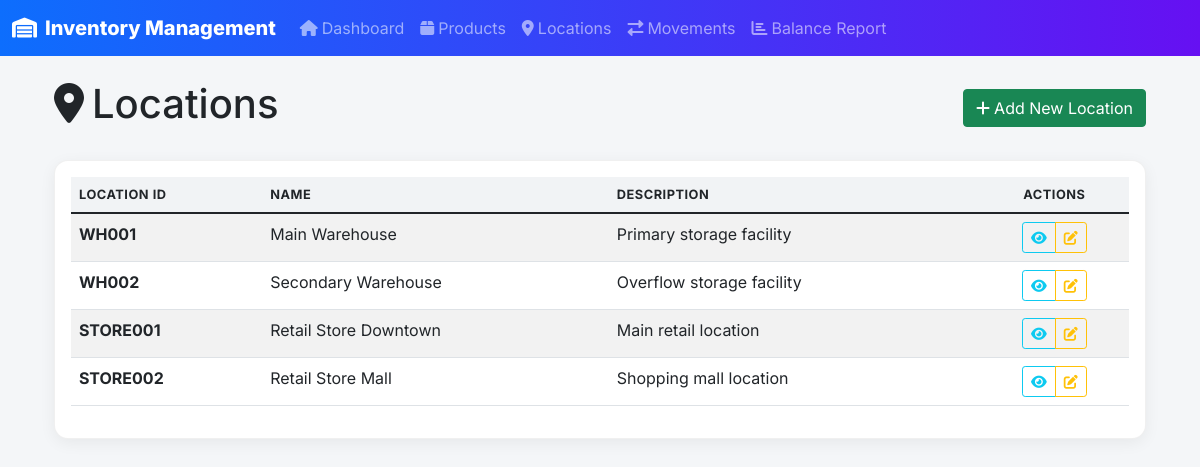
/locations, run on the app's committed database.
### app.py (models this page shows, shortened)
class Location(db.Model):
    location_id = db.Column(db.String(50), primary_key=True)
    name = db.Column(db.String(100), nullable=False)
    description = db.Column(db.Text)

### app.py (the view)
@app.route('/locations')
def locations():
    locations = Location.query.all()
    return render_template('locations.html', locations=locations)

### templates/locations.html (shortened to what this page needs)
{% extends "base.html" %}
{% block content %}
<div class="container">
    <div class="row">
        <div class="col-12">
            <div class="d-flex justify-content-between align-items-center mb-4">
                <h1>
                    <i class="fas fa-map-marker-alt me-2"></i>Locations
                </h1>
                <a href="{{ url_for('add_location') }}" class="btn btn-success">
                    <i class="fas fa-plus me-1"></i>Add New Location
                </a>
            </div>
        </div>
    </div>
    <div class="row">
        <div class="col-12">
            <div class="card">
                <div class="card-body">
                    {% if locations %}
                        <div class="table-responsive">
                            <table class="table table-striped table-hover">
                                <thead>
                                    <tr>
                                        <th>Location ID</th>
                                        <th>Name</th>
                                        <th>Description</th>
                                        <th class="text-center">Actions</th>
                                    </tr>
                                </thead>
                                <tbody>
                                    {% for location in locations %}
                                    <tr>
                                        <td><strong>{{ location.location_id }}</strong></td>
                                        <td>{{ location.name }}</td>
                                        <td>{{ location.description or '-' }}</td>
                                        <td class="text-center">
                                            <div class="btn-group" role="group">
                                                <a href="{{ url_for('view_location', location_id=location.location_id) }}"
                                                   class="btn btn-sm btn-outline-info">
                                                    <i class="fas fa-eye"></i>
                                                </a>
                                                <a href="{{ url_for('edit_location', location_id=location.location_id) }}"
                                                   class="btn btn-sm btn-outline-warning">
                                                    <i class="fas fa-edit"></i>
                                                </a>
                                            </div>
                                        </td>
                                    </tr>
                                    {% endfor %}
                                </tbody>
                            </table>
                        </div>
                    {% endif %}
                </div>
            </div>
        </div>
    </div>
</div>
{% endblock %}

### templates/base.html (style rules this page uses)
body { font-family: 'Inter', system-ui, -apple-system, Segoe UI, Roboto, Arial, sans-serif; background: #f4f6f8; }
.card { border: 1px solid rgba(0, 0, 0, 0.06); box-shadow: 0 4px 16px rgba(0,0,0,0.06); border-radius: 14px; }
.table thead th { background-color: #f1f3f5; text-transform: uppercase; font-size: .8rem; letter-spacing: .04em; }

### data on the page
Location: location_id "WH001", name "Main Warehouse", description "Primary storage facility"
Location: location_id "WH002", name "Secondary Warehouse", description "Overflow storage facility"
Location: location_id "STORE001", name "Retail Store Downtown", description "Main retail location"
Location: location_id "STORE002", name "Retail Store Mall", description "Shopping mall location"
